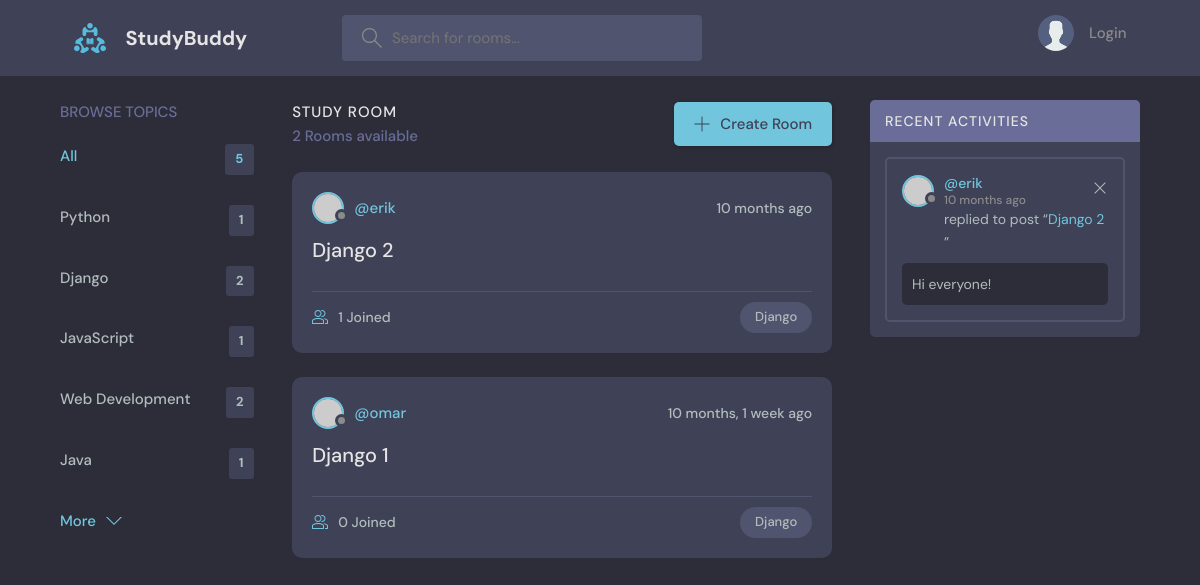
Screenshot of /?q=Django with the database file from the repository.
### base_app/models.py (models this page shows, shortened)
class Topic(models.Model):
    name = models.CharField(max_length=200)

class Room(models.Model):       #OEM: id gets created automatically
    host = models.ForeignKey(User, on_delete=models.SET_NULL, null=True)
    topic = models.ForeignKey(Topic, on_delete=models.SET_NULL, null=True)
    name = models.CharField(max_length=200)
    description = models.TextField(null=True, blank=True)
    participants = models.ManyToManyField(User, related_name='participants', blank=True)    #OEM: See what is the role of related_name
    updated = models.DateTimeField(auto_now=True)
    created = models.DateTimeField(auto_now_add=True)   #field change only the first time##
    class Meta:
        ordering = ['-updated', '-created']     #This specifies the order in which the rows will appear (if we remove '-' it will be from the oldest to the newest)
    def __str__(self) -> str:
        return self.name

class Message(models.Model):
    user = models.ForeignKey(User, on_delete=models.CASCADE)
    room = models.ForeignKey(Room, on_delete=models.CASCADE)
    body = models.TextField()
    updated = models.DateTimeField(auto_now=True)
    created = models.DateTimeField(auto_now_add=True)   #field change only the first time
    class Meta:
        ordering = ['-updated', '-created']
    def __str__(self) -> str:
        return self.body[0:50]

### base_app/views.py (the view)
# urls.py: path('', views.home, name="home"),
def home(request):
    q = request.GET.get('q') if request.GET.get('q') is not None else ''
    rooms = Room.objects.filter(
            Q(topic__name__icontains=q) |
            Q(name__icontains=q) |
            Q(description__icontains=q)
        )
    room_count = rooms.count()
    topics = Topic.objects.all()[0:5]
    room_messages = Message.objects.filter(Q(room__topic__name__icontains=q))   #The msg has a room which has a topic which has a name
    context = {'rooms' : rooms, 'topics': topics,
               "room_count": room_count, 'room_messages': room_messages}
    return render(request, 'base_app/home.html', context)

### base_app/templates/base_app/home.html (shortened to what this page needs)
{% extends 'main.html' %}
{% block content %}
<main class="layout layout--3">
    <div class="container">
      {% include 'base_app/topics_component.html' %}
      <div class="roomList">
        <div class="roomList__header">
          <div>
          <h2>Study Room</h2>
          <p>{{room_count}} Rooms available</p>
          </div>
          <a class="btn btn--main" href="{% url 'create-room' %}">
          <svg version="1.1" xmlns="http://www.w3.org/2000/svg" width="32" height="32" viewBox="0 0 32 32">
              <title>add</title>
              <path
              d="M16.943 0.943h-1.885v14.115h-14.115v1.885h14.115v14.115h1.885v-14.115h14.115v-1.885h-14.115v-14.115z"
              ></path>
          </svg>
          Create Room
          </a>
        </div>
        {% include 'base_app/feed_component.html' %}
      </div>
      {% include 'base_app/activity_component.html' %}
    </div>
  </main>
{% endblock %}

### base_app/templates/base_app/topics_component.html
<div class="topics">
    <div class="topics__header">
    <h2>Browse Topics</h2>
    </div>
    <ul class="topics__list">
    <li>
        <a href="{% url 'home' %}" class="active">All <span>{{topics.count}}</span></a>
    </li>
    <li>
        {% for topic in topics %}
        <a href="{% url 'home' %}?q={{topic.name}}">{{ topic.name }}<span>{{topic.room_set.all.count}}</span></a>
        {% endfor %}
    </li>
    </ul>
    <a class="btn btn--link" href="{% url 'topics' %}">
    More
    <svg version="1.1" xmlns="http://www.w3.org/2000/svg" width="32" height="32" viewBox="0 0 32 32">
        <title>chevron-down</title>
        <path d="M16 21l-13-13h-3l16 16 16-16h-3l-13 13z"></path>
    </svg>
    </a>
</div>

### base_app/templates/base_app/feed_component.html (shortened to what this page needs)
{% for room in rooms %}
    <div class="roomListRoom">
    <div class="roomListRoom__header">
        <a href="{% url 'user-profile' room.host.id %}" class="roomListRoom__author">
            <div class="avatar avatar--small">
            <img src="https://randomuser.me/api/portraits/women/11.jpg" />
            </div>
            <span>@{{room.host.username}}</span>
        </a>
        <div class="roomListRoom__actions">
            <span>{{room.updated|timesince}} ago</span>
        </div>
    </div>
    <div class="roomListRoom__content">
        <a href="{% url 'room_name' room.id %}">{{room.name}}</a>
    </div>
    <div class="roomListRoom__meta">
    <a href="{% url 'room_name' room.id %}" class="roomListRoom__joined">
        {{room.participants.all.count}} Joined
    </a>
    <p class="roomListRoom__topic">{{room.topic.name}}</p>
    </div>
</div>
{% endfor %}

### base_app/templates/base_app/activity_component.html
<div class="activities">
    <div class="activities__header">
        <h2>Recent Activities</h2>
    </div>
    {% for msg in room_messages %}
    <div class="activities__box">
        <div class="activities__boxHeader roomListRoom__header">
        <a href="{% url 'user-profile' msg.user.id %}" class="roomListRoom__author">
            <div class="avatar avatar--small">
            <img src="https://randomuser.me/api/portraits/women/11.jpg" />
            </div>
            <p>
            @{{msg.user}}
            <span>{{msg.created|timesince}} ago</span>
            </p>
        </a>
        <div class="roomListRoom__actions">
            <a href="{% url 'delete-message' msg.id %}">
            <svg version="1.1" xmlns="http://www.w3.org/2000/svg" width="32" height="32" viewBox="0 0 32 32">
                <title>remove</title>
                <path
                d="M27.314 6.019l-1.333-1.333-9.98 9.981-9.981-9.981-1.333 1.333 9.981 9.981-9.981 9.98 1.333 1.333 9.981-9.98 9.98 9.98 1.333-1.333-9.98-9.98 9.98-9.981z"
                ></path>
            </svg>
            </a>
        </div>
        </div>
        <div class="activities__boxContent">
        <p>replied to post “<a href="{% url 'room_name' msg.room.id %}">{{ msg.room }}</a>”</p>
        <div class="activities__boxRoomContent">
            {{msg}}
        </div>
        </div>
    </div>
    {% endfor %}
</div>

### rows the page displays
Topic: name "Python", room_set.all.count "1"
Topic: name "Django", room_set.all.count "2"
Topic: name "JavaScript", room_set.all.count "1"
Topic: name "Web Development", room_set.all.count "2"
Topic: name "Java", room_set.all.count "1"
Room: host.username "erik", updated "10 months", name "Django 2", participants.all.count "1", topic.name "Django"
Room: host.username "omar", updated "10 months, 1 week", name "Django 1", participants.all.count "0", topic.name "Django"
Message: user "erik", created "10 months", room "Django 2", body "Hi everyone!"

### other values shown
{{ topics.count }} "5"
{{ room_count }} "2"
